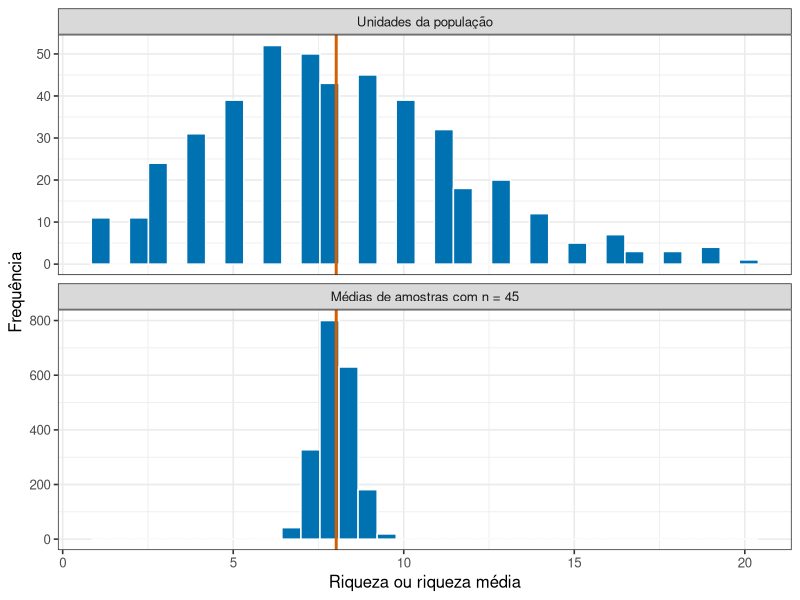
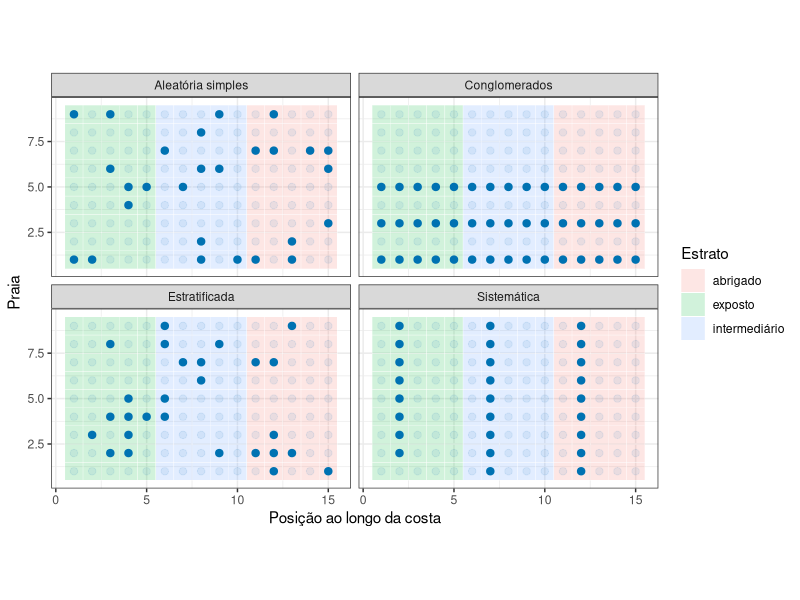
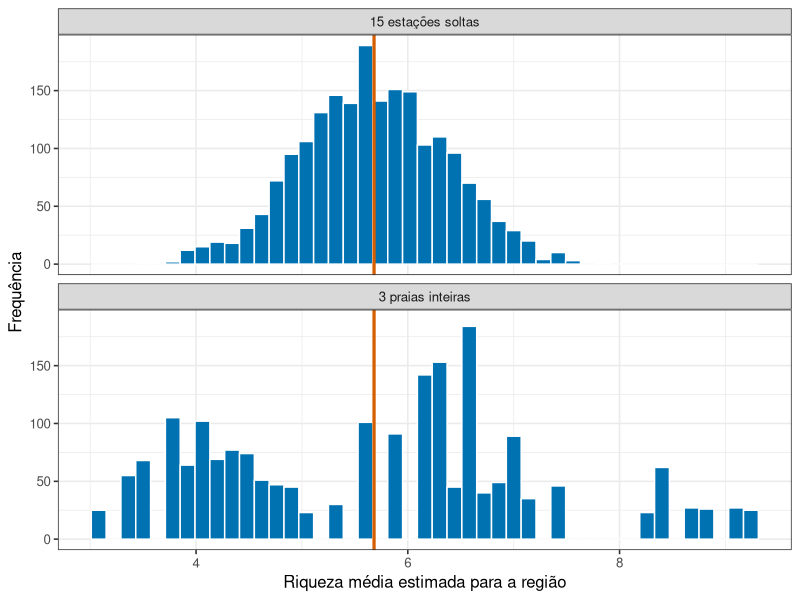
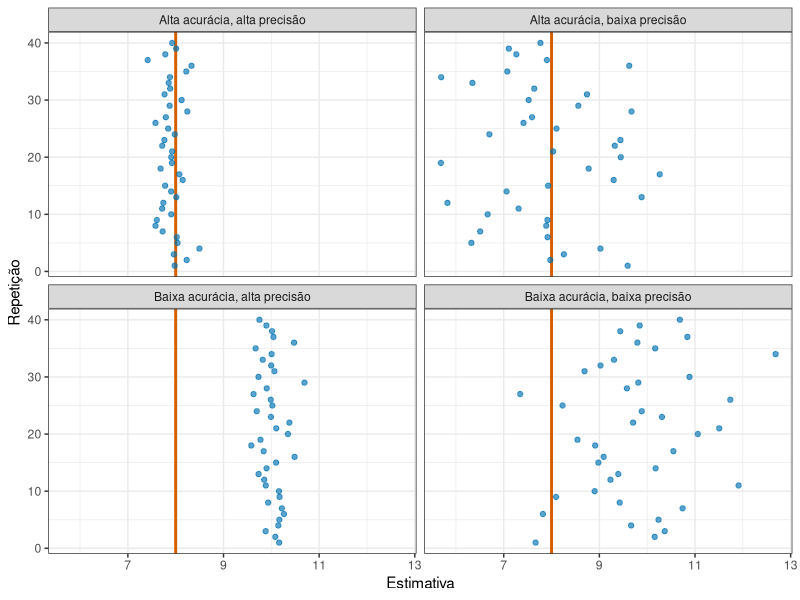

Reproduce these figures in R, in order.
## ---- chunk 1
#| include: false
library(tidyverse)
theme_set(theme_bw(base_size = 12))
## ---- chunk 2
#| echo: false
#| label: fig-populacao-estimadores
#| fig-cap: "Valores das unidades da população e médias obtidas ao repetir amostras aleatórias simples de 45 estações. A linha laranja marca a média populacional."
#| fig-alt: "Dois histogramas. O primeiro mostra os valores de uma população finita, bastante espalhados; o segundo mostra muitas médias amostrais concentradas ao redor da média populacional."
#| fig-height: 4.2
populacao <- tibble(
  estacao = 1:450,
  setor = rep(c("exposto", "intermediário", "abrigado"), each = 150),
  riqueza = c(
    rpois(150, lambda = 5),
    rpois(150, lambda = 8),
    rpois(150, lambda = 11)
  )
)

media_populacional <- mean(populacao$riqueza)

n = 45
uma_amostra <- populacao |>
  slice_sample(n = n)

estimadores <- tibble(
  media = replicate(2000, mean(sample(populacao$riqueza, size = 45)))
)

bind_rows(
  transmute(populacao, valor = riqueza, painel = "Unidades da população"),
  transmute(estimadores, valor = media, painel = "Médias de amostras com n = 45")
) |>
  mutate(painel = fct_relevel(painel, "Unidades da população")) |>
  ggplot(aes(x = valor)) +
  geom_histogram(bins = 35, fill = "#0072B2", colour = "white") +
  geom_vline(xintercept = media_populacional, colour = "#D55E00", linewidth = 1) +
  facet_wrap(~ painel, scales = "free_y", ncol = 1) +
  labs(x = "Riqueza ou riqueza média", y = "Frequência")
## ---- chunk 3
#| echo: false
formata <- function(x) formatC(x, format = "f", digits = 2, decimal.mark = ",")
mu_txt <- formata(media_populacional)
estimativa_txt <- formata(mean(uma_amostra$riqueza))
sd_estimativas <- formata(sd(estimadores$media))
## ---- chunk 4
#| code-fold: true
#| code-summary: "Ver um sorteio simples em R"
cadastro_estacoes <- tibble(
  estacao = 1:45,
  setor = rep(c("exposto", "intermediário", "abrigado"), each = 15)
)

cadastro_estacoes |>
  slice_sample(n = 15, replace = FALSE)
## ---- chunk 5
#| echo: false
#| label: fig-desenhos
#| fig-cap: "Unidades selecionadas por quatro desenhos em um cadastro espacial. Cores de fundo representam três estratos."
#| fig-alt: "Quatro painéis com uma grade de unidades. A amostra simples é dispersa ao acaso, a sistemática segue intervalo regular, a estratificada inclui unidades de todas as faixas e a amostra por conglomerados concentra unidades em poucos grupos."
#| fig-height: 5.2
cadastro <- expand_grid(linha = 1:9, coluna = 1:15) |>
  mutate(
    id = row_number(),
    estrato = case_when(coluna <= 5 ~ "exposto",
                        coluna <= 10 ~ "intermediário",
                        TRUE ~ "abrigado"),
    conglomerado = linha
  )

inicio <- sample(1:9, 1)
conglomerados <- sample(unique(cadastro$conglomerado), 3)

selecoes <- bind_rows(
  cadastro |> mutate(desenho = "Aleatória simples", selecionada = id %in% sample(id, 27)),
  cadastro |> mutate(desenho = "Sistemática", selecionada = id %in% seq(inicio, n(), by = 5)),
  cadastro |>
    group_by(estrato) |>
    mutate(selecionada = id %in% sample(id, 9)) |>
    ungroup() |>
    mutate(desenho = "Estratificada"),
  cadastro |>
    mutate(desenho = "Conglomerados", selecionada = conglomerado %in% conglomerados)
)

ggplot(selecoes, aes(x = coluna, y = linha)) +
  geom_tile(aes(fill = estrato), alpha = 0.18, colour = "white") +
  geom_point(aes(alpha = selecionada), size = 2.2, colour = "#0072B2") +
  scale_alpha_manual(values = c(`TRUE` = 1, `FALSE` = 0.08), guide = "none") +
  facet_wrap(~ desenho, ncol = 2) +
  coord_equal() +
  labs(x = "Posição ao longo da costa", y = "Praia", fill = "Estrato") +
  theme_bw(base_size = 11)
## ---- chunk 6
#| code-fold: true
#| code-summary: "Ver a simulação das duas estratégias"
#| label: fig-estrategias
#| fig-cap: "Estimativas da riqueza média da região obtidas por duas estratégias de amostragem, ambas com 15 estações. A linha marca a riqueza média real da região."
#| fig-alt: "Dois histogramas empilhados na mesma escala. O das estações soltas é estreito e concentrado em torno da linha do valor real. O das praias inteiras é muito mais largo, com estimativas que vão de valores baixos a valores altos."
#| fig-height: 4
praias <- tibble(
  praia = 1:9,
  media_praia = c(11, 10, 4, 3, 6, 3, 4, 4, 6)
)

regiao <- praias |>
  slice(rep(1:9, each = 5)) |>
  mutate(riqueza = pmax(0, rnorm(45, mean = media_praia, sd = 1.5)))

media_regiao <- mean(regiao$riqueza)

estimativas <- bind_rows(
  tibble(
    estrategia = "15 estações soltas",
    media = replicate(2000, mean(sample(regiao$riqueza, size = 15)))
  ),
  tibble(
    estrategia = "3 praias inteiras",
    media = replicate(2000, {
      sorteadas <- sample(1:9, size = 3)
      mean(regiao$riqueza[regiao$praia %in% sorteadas])
    })
  )
) |>
  mutate(estrategia = fct_relevel(estrategia, "15 estações soltas"))

ggplot(estimativas, aes(x = media)) +
  geom_histogram(bins = 45, fill = "#0072B2", colour = "white") +
  geom_vline(xintercept = media_regiao, colour = "#D55E00", linewidth = 1.1) +
  facet_wrap(~ estrategia, ncol = 1) +
  labs(x = "Riqueza média estimada para a região", y = "Frequência")
## ---- chunk 7
#| echo: false
espalhamento <- estimativas |>
  group_by(estrategia) |>
  summarise(desvio = sd(media))

sd_soltas <- formata(espalhamento$desvio[1])
sd_praias <- formata(espalhamento$desvio[2])
## ---- chunk 8
#| echo: false
#| label: fig-acuracia-precisao
#| fig-cap: "Acurácia e precisão são propriedades diferentes. A linha vertical marca o parâmetro populacional."
#| fig-alt: "Quatro painéis de pontos em torno de uma linha vertical. Eles representam combinações de alta ou baixa precisão com alta ou baixa acurácia."
#| fig-height: 4.2
alvo <- 8
cenarios <- tribble(
  ~cenario, ~centro, ~desvio,
  "Alta acurácia, alta precisão", 8, 0.25,
  "Alta acurácia, baixa precisão", 8, 1.20,
  "Baixa acurácia, alta precisão", 10, 0.25,
  "Baixa acurácia, baixa precisão", 10, 1.20
)

resultados <- cenarios |>
  reframe(estimativa = rnorm(40, centro, desvio), .by = c(cenario, centro, desvio)) |>
  mutate(repeticao = row_number(), .by = cenario)

ggplot(resultados, aes(x = estimativa, y = repeticao)) +
  geom_vline(xintercept = alvo, colour = "#D55E00", linewidth = 1) +
  geom_point(alpha = 0.65, colour = "#0072B2") +
  facet_wrap(~ cenario, ncol = 2) +
  labs(x = "Estimativa", y = "Repetição") +
  theme_bw(base_size = 11)
